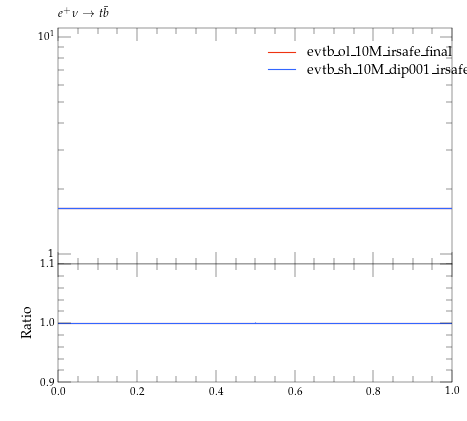

Write the Python code that produced this figure.
#! /usr/bin/env python

# This Python script was auto-generated using YODA v2.0.0.
# Analysis object: /evtb/incCut12
# Timestamp: 16-04-2024 (13:49:16)

import matplotlib as mpl
import matplotlib.pyplot as plt
mpl.use('Agg') # comment out for interactive use
import os
import numpy as np

plotDir = os.path.split(os.path.realpath(__file__))[0]
if 'YODA_USER_PLOT_PATH' in globals():
    plot_outdir = globals()['YODA_USER_PLOT_PATH']
else:
    plot_outdir = plotDir

#plot style
plt.style.use(os.path.join(plotDir, '../default.mplstyle'))
# plot metadata
figW, figH = plt.rcParams['figure.figsize']
ax_xLabel = r''
ax_yLabel = r''
ax_title  = r'$e^+ \nu \to t \bar b$'
ax_xScale = 'linear'
ax_yScale = 'log'
xLims = (0.0, 1.0)
yLims = (0.009000000000000001, 11.0)

# TeX-friendly labels for the legend
labels = [ r"evtb\_ol\_10M\_irsafe\_final", r"evtb\_sh\_10M\_VIRS\_dip001\_irsafe\_final" ]

# Create figure and axis objects
fig, (ax, ratio0_ax) = plt.subplots(2, 1, sharex=True,
                  figsize=(figW,figH), gridspec_kw={'height_ratios': (2, 1)})
ratio0_ax.yaxis.set_major_locator(mpl.ticker.MultipleLocator(0.1))
ratio0_ax.set_ylim(0.9, 1.1)
ratio0_ax.set_ylabel('Ratio')

# LineColor map: curve index -> color
linecolors = {0: '#EE3311', 1: '#3366FF'}
# the numerical data is stored in a separate file
dataf = dict()
prefix = os.path.split(__file__)[0]
if prefix:    prefix = prefix + '/'
exec(open(prefix+'incCut12__data.py').read(), dataf)


legend_handles = [] # keep track of handles for the legend

# style options for curves
# starts at zorder>=5 to draw curve on top of legend
styles = {
  'curve0': {
    'color' : linecolors[0],
    'linestyle' : '-',
    'marker' : 'o',
    'zorder' : 5,
    'histstyle' : True,
  },
  'curve1': {
    'color' : linecolors[1],
    'linestyle' : '-',
    'marker' : 'o',
    'zorder' : 6,
    'histstyle' : True,
  },
}
# curve from input yoda files in main panel
for label in dataf['yvals'].keys():
    if all(np.isnan(v) for v in dataf['yvals'][label]):
        continue
    tmp = None
    if styles[label]['histstyle']: # draw as histogram
        tmp, = ax.plot(dataf['xedges'], dataf['yedges'][label],
                       color=styles[label]['color'],
                       linestyle=styles[label]['linestyle'],
                       drawstyle='steps-pre', solid_joinstyle='miter',
                       zorder=styles[label]['zorder'], label=label)
        ax.errorbar(dataf['xpoints'], dataf['yvals'][label], color=styles[label]['color'],
                    xerr=dataf['xerrs'], yerr=[dataf['ydowns'][label], dataf['yups'][label]],
                    linestyle='none', zorder=styles[label]['zorder'])
    else: # draw as scatter
        tmp = ax.errorbar(dataf['xpoints'], dataf['yvals'][label],
                          xerr=dataf['xerrs'],
                          yerr=[ dataf['ydowns'][label],
                          dataf['yups'][label] ],
                          fmt=styles[label]['marker'],
                          ecolor=styles[label]['color'],
                          color=styles[label]['color'], zorder=2)
        tmp[-1][0].set_linestyle(styles[label]['linestyle'])
    legend_handles += [tmp]
    for varLabel in dataf['variation_yvals'].keys():
        if varLabel.startswith(label):
            tmp, = ax.plot(dataf['xedges'], dataf['variation_yvals'][varLabel],
                           color=styles[label]['color'],
                           linestyle=styles[label]['linestyle'],
                           drawstyle='steps-pre', solid_joinstyle='miter',
                           zorder=styles[label]['zorder'], alpha=0.5)


# plots on ratio panel
# curve from input yoda files in ratio panel
for label, yvals in dataf['ratio0_yvals'].items():
    if all(np.isnan(v) for v in yvals):
        continue
    if styles[label]['histstyle']: # plot as histogram
        ratio0_ax.plot(dataf['xedges'], yvals,
                       color=styles[label]['color'],
                       linestyle=styles[label]['linestyle'],
                       drawstyle='steps-pre', zorder=1,
                       solid_joinstyle='miter')
        ratio0_ax.vlines(dataf['xpoints'],
                         dataf['ratio0_ymin'][label],
                         dataf['ratio0_ymax'][label],
                         color=styles[label]['color'], zorder=1)
    else: # plot as scatter
        tmp = ratio0_ax.errorbar(dataf['xpoints'],
                                 yvals, xerr=dataf['xerrs'],
                                 yerr=dataf['ratio0_yerrs'][label],
                                 fmt=styles[label]['marker'],
                                 ecolor=styles[label]['color'],
                                 color=styles[label]['color'])
        tmp[-1][0].set_linestyle(styles[label]['linestyle'])

    for varlabel in dataf['ratio0_variation_vals'].keys():
        if varlabel.startswith(label):
            ratio0_ax.plot(dataf['xedges'],
                            dataf['ratio0_variation_vals'][varlabel],
                            color=styles[label]['color'],
                            linestyle=styles[label]['linestyle'],
                            drawstyle='steps-pre', solid_joinstyle='miter',
                            zorder=1, alpha=0.5)

legend_pos = (0.5, 0.97)
ax.legend(legend_handles, labels, loc='upper left', bbox_to_anchor=legend_pos)

# set plot metadata as defined above
ratio0_ax.set_xlabel(ax_xLabel)
ratio0_ax.xaxis.set_label_coords(1., -.15)
ax.set_ylabel(ax_yLabel, loc='top')
ax.set_title(ax_title, loc='left')
ax.set_xscale(ax_xScale)
ax.set_yscale(ax_yScale)
ax.set_xlim(xLims)
ax.set_ylim(yLims)

# tick formatting
plt.rcParams['xtick.top'] = True
plt.rcParams['ytick.right'] = True
ax.yaxis.set_major_locator(mpl.ticker.LogLocator(base=10.0, numticks=np.inf))
ax.yaxis.set_minor_locator(mpl.ticker.LogLocator(
                           base=10.0, subs=np.arange(0.1, 1, 0.1), numticks=np.inf))
fig.align_ylabels((ax, ratio0_ax))
plt.savefig(os.path.join(plot_outdir, 'incCut12.pdf'), format='PDF')
plt.savefig(os.path.join(plot_outdir, 'incCut12.png'), format='PNG')

plt.close(fig)
